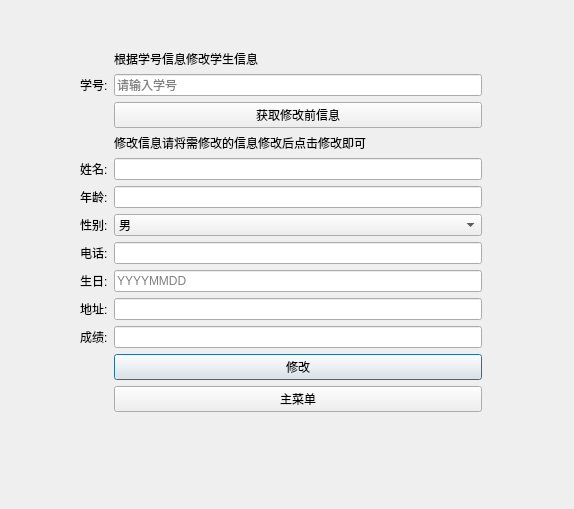
<?xml version="1.0" encoding="UTF-8"?>
<ui version="4.0">
 <class>ModifyWidget</class>
 <widget class="QDialog" name="ModifyWidget">
  <property name="geometry">
   <rect>
    <x>0</x>
    <y>0</y>
    <width>574</width>
    <height>509</height>
   </rect>
  </property>
  <property name="windowTitle">
   <string>Dialog</string>
  </property>
  <widget class="QWidget" name="formLayoutWidget">
   <property name="geometry">
    <rect>
     <x>80</x>
     <y>50</y>
     <width>402</width>
     <height>389</height>
    </rect>
   </property>
   <layout class="QFormLayout" name="formLayout">
    <item row="6" column="1">
     <widget class="QLabel" name="label_2">
      <property name="text">
       <string>修改信息请将需修改的信息修改后点击修改即可</string>
      </property>
     </widget>
    </item>
    <item row="7" column="0">
     <widget class="QLabel" name="namelabel">
      <property name="text">
       <string>姓名:</string>
      </property>
     </widget>
    </item>
    <item row="7" column="1">
     <widget class="QLineEdit" name="namelineEdit"/>
    </item>
    <item row="8" column="0">
     <widget class="QLabel" name="agelabel">
      <property name="text">
       <string>年龄:</string>
      </property>
     </widget>
    </item>
    <item row="8" column="1">
     <widget class="QLineEdit" name="agelineEdit"/>
    </item>
    <item row="9" column="0">
     <widget class="QLabel" name="genlabel">
      <property name="text">
       <string>性别:</string>
      </property>
     </widget>
    </item>
    <item row="9" column="1">
     <widget class="QComboBox" name="comboBox">
      <item>
       <property name="text">
        <string>男</string>
       </property>
      </item>
      <item>
       <property name="text">
        <string>女</string>
       </property>
      </item>
     </widget>
    </item>
    <item row="10" column="0">
     <widget class="QLabel" name="tellabel">
      <property name="text">
       <string>电话:</string>
      </property>
     </widget>
    </item>
    <item row="10" column="1">
     <widget class="QLineEdit" name="tellineEdit"/>
    </item>
    <item row="11" column="0">
     <widget class="QLabel" name="birllabel">
      <property name="text">
       <string>生日:</string>
      </property>
     </widget>
    </item>
    <item row="11" column="1">
     <widget class="QLineEdit" name="birlineEdit">
      <property name="placeholderText">
       <string>YYYYMMDD</string>
      </property>
     </widget>
    </item>
    <item row="12" column="0">
     <widget class="QLabel" name="addresslabel">
      <property name="text">
       <string>地址:</string>
      </property>
     </widget>
    </item>
    <item row="12" column="1">
     <widget class="QLineEdit" name="addresslineEdit"/>
    </item>
    <item row="13" column="0">
     <widget class="QLabel" name="gradelabel">
      <property name="text">
       <string>成绩:</string>
      </property>
     </widget>
    </item>
    <item row="13" column="1">
     <widget class="QLineEdit" name="gradelineEdit"/>
    </item>
    <item row="14" column="1">
     <widget class="QPushButton" name="modifypushButton">
      <property name="text">
       <string>修改</string>
      </property>
     </widget>
    </item>
    <item row="15" column="1">
     <widget class="QPushButton" name="returnButton">
      <property name="text">
       <string>主菜单</string>
      </property>
     </widget>
    </item>
    <item row="4" column="1">
     <widget class="QLineEdit" name="idlineEdit">
      <property name="text">
       <string/>
      </property>
      <property name="placeholderText">
       <string>请输入学号</string>
      </property>
     </widget>
    </item>
    <item row="4" column="0">
     <widget class="QLabel" name="idlabel">
      <property name="text">
       <string>学号:</string>
      </property>
     </widget>
    </item>
    <item row="3" column="1">
     <widget class="QLabel" name="label">
      <property name="text">
       <string>根据学号信息修改学生信息</string>
      </property>
     </widget>
    </item>
    <item row="5" column="1">
     <widget class="QPushButton" name="searchButton">
      <property name="text">
       <string>获取修改前信息</string>
      </property>
     </widget>
    </item>
   </layout>
  </widget>
 </widget>
 <resources/>
 <connections/>
</ui>
